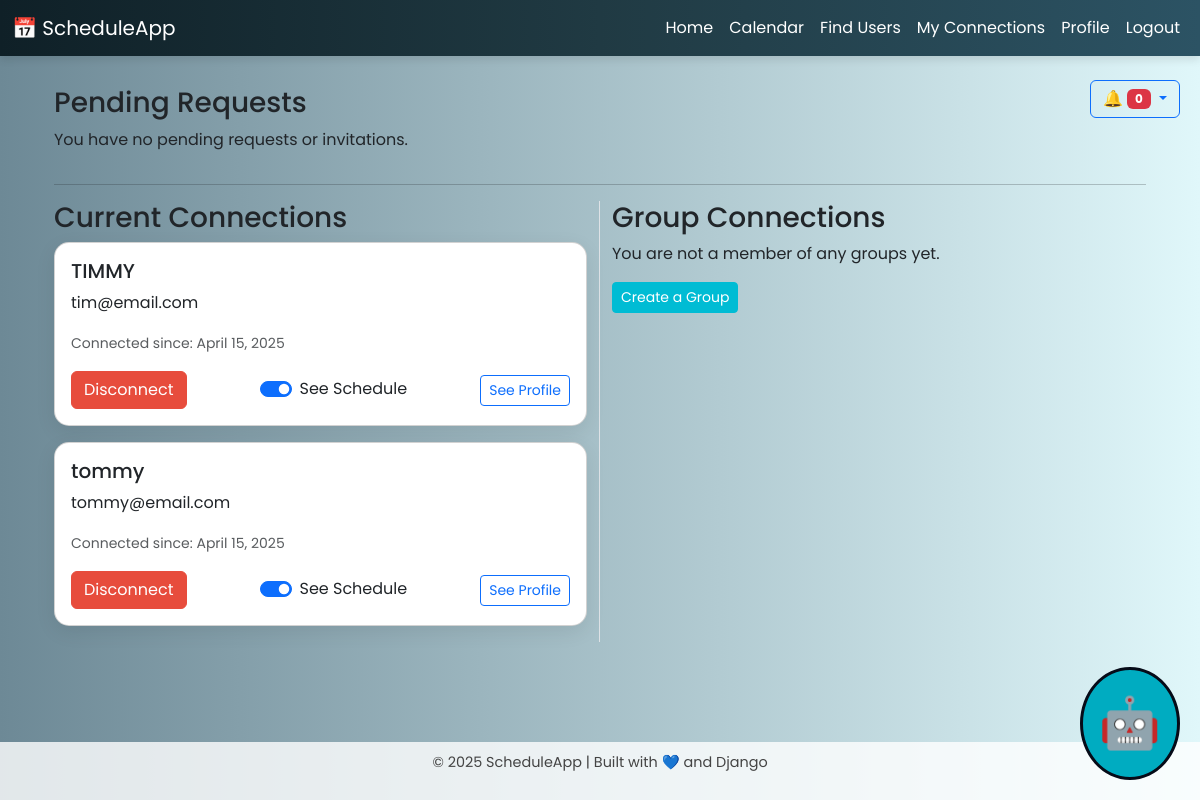
The page /schedules/my-connections/ (signed in) on the database as committed earlier.
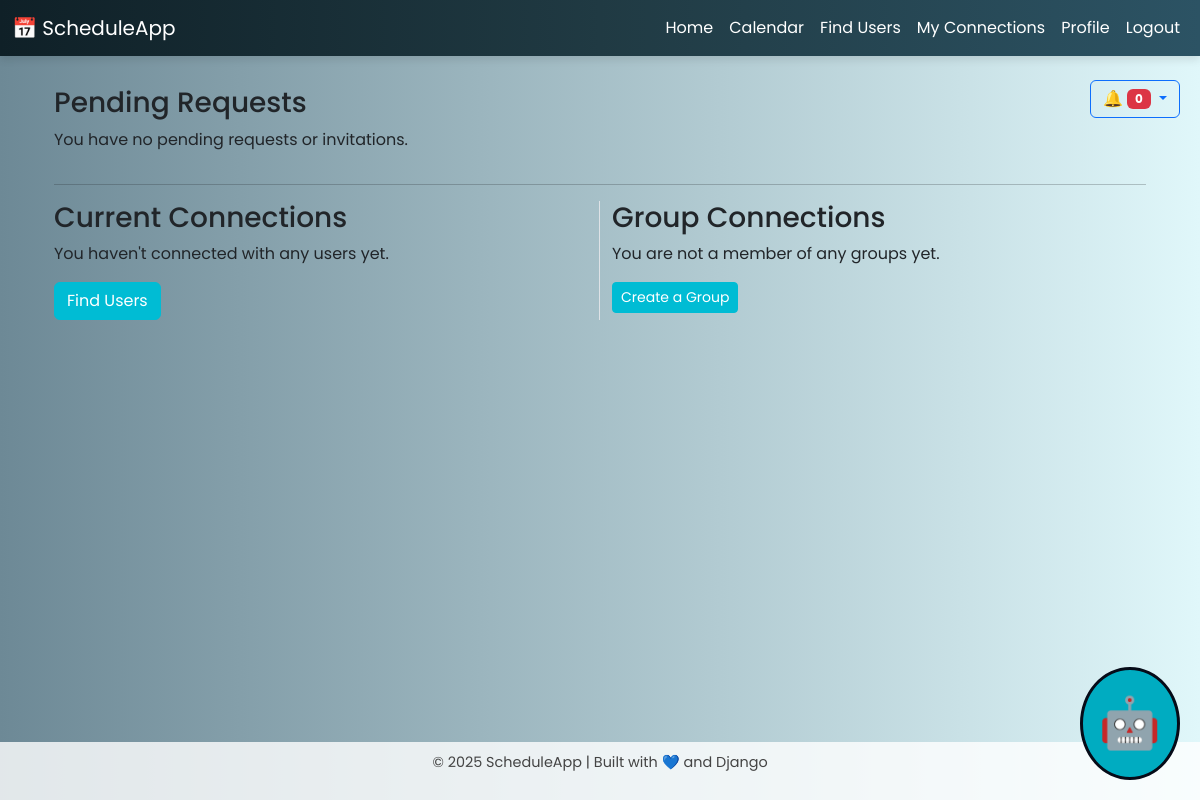
The same page on the database as committed later.
### schedules/models.py (models this page shows, shortened)
class Connection(models.Model):
    user = models.ForeignKey(User, on_delete=models.CASCADE, related_name='connections')
    connected_to = models.ForeignKey(User, on_delete=models.CASCADE, related_name='connected_by')
    created_at = models.DateTimeField(auto_now_add=True)
    share_schedule = models.BooleanField(default=False)  # Field to track schedule sharing
    class Meta:
        unique_together = ['user', 'connected_to']

### schedules/views.py (the view)
# urls.py: path('my-connections/', views.my_connections, name='my_connections'),
@login_required
def my_connections(request):
    connections = Connection.objects.filter(user=request.user).select_related('connected_to')
    received_requests = ConnectionRequest.objects.filter(
        receiver=request.user,
        accepted=False
    ).select_related('sender')
    sent_requests = ConnectionRequest.objects.filter(
        sender=request.user,
        accepted=False
    ).select_related('receiver')
    group_memberships = GroupMembership.objects.filter(user=request.user).select_related('group', 'group__creator')
    groups = [membership.group for membership in group_memberships]
    pending_group_invitations = GroupInvitation.objects.filter(
        invited_user=request.user,
        status="pending"
    ).select_related('group', 'invited_by')
    return render(request, 'connections/my_connections.html', {
        'connections': connections,
        'received_requests': received_requests,
        'sent_requests': sent_requests,
        'groups': groups,  # Added groups
        'pending_group_invitations': pending_group_invitations,  # Added pending invitations
    })

### scheduling_app/templates/connections/my_connections.html (shortened to what the changed rows need)
{% extends 'schedules/base.html' %}
{% block content %}
<div class="container mt-4">
    <div class="row">
        <div class="col-md-6 border-end">
            <h3>Current Connections</h3>
            {% for connection in connections %}
            <div class="card-connection card mb-3">
                <div class="card-body">
                    <h5 class="card-title">{{ connection.connected_to.username }}</h5>
                    <p class="card-text">{{ connection.connected_to.email }}</p>
                    <p class="card-text"><small class="text-muted">Connected since: {{ connection.created_at|date }}</small></p>
                    <div class="d-flex justify-content-between align-items-center">
                        <form method="POST" action="{% url 'disconnect_user' connection.connected_to.id %}">
                            <button type="submit" class="btn btn-danger">Disconnect</button>
                        </form>
                        <form method="POST" action="{% url 'toggle_schedule_sharing' connection.id %}" style="display:inline;">
                            <div class="form-check form-switch">
                                <input class="form-check-input" type="checkbox" name="share_schedule"
                                       {% if connection.share_schedule %}checked{% endif %} onchange="this.form.submit()">
                                <label class="form-check-label">See Schedule</label>
                            </div>
                        </form>
                        <a href="{% url 'view_user_profile' connection.connected_to.id %}" class="btn btn-outline-primary btn-sm">See Profile</a>
                    </div>
                </div>
            </div>
            {% empty %}
            <p>You haven't connected with any users yet.</p>
            <a href="{% url 'user_search' %}" class="btn btn-primary">Find Users</a>
            {% endfor %}
        </div>
    </div>
</div>
{% endblock %}

Rows that differ between the two databases and show on the page:
removed Connection: connected_to.username "TIMMY", connected_to.email "tim@email.com", created_at "April 15, 2025", share_schedule "☑"
removed Connection: connected_to.username "tommy", connected_to.email "tommy@email.com", created_at "April 15, 2025", share_schedule "☑"
Other text that changed with them:
text now shown: "You haven't connected with any users yet. Find Users"
